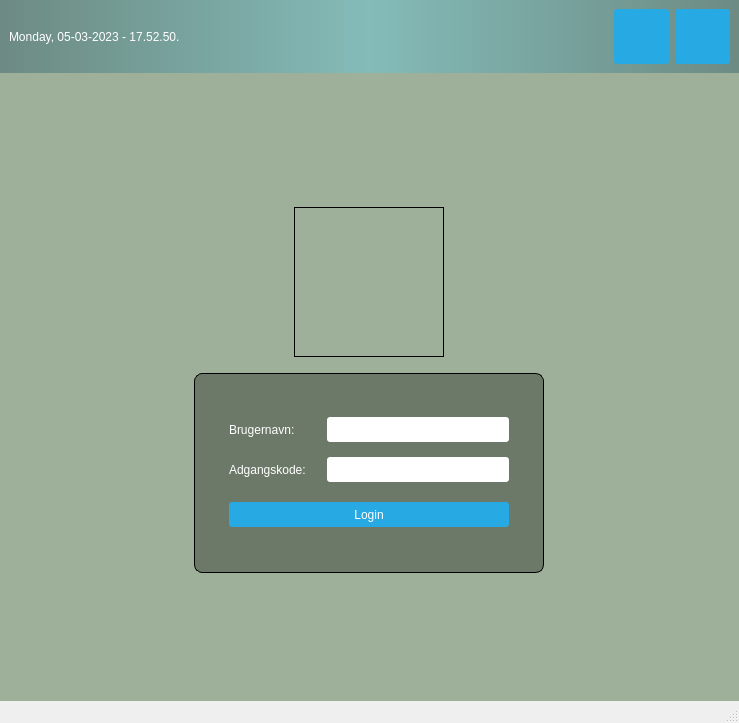
<?xml version="1.0" encoding="UTF-8"?>
<ui version="4.0">
 <class>MainWindow</class>
 <widget class="QMainWindow" name="MainWindow">
  <property name="geometry">
   <rect>
    <x>0</x>
    <y>0</y>
    <width>739</width>
    <height>723</height>
   </rect>
  </property>
  <property name="windowTitle">
   <string>MainWindow</string>
  </property>
  <property name="styleSheet">
   <string notr="true">#centralWidget { background: rgba(32, 80, 20, 100); }

#topPanel { background-color: qlineargradient(spread:reflect, x1:0.5, y1:0, x2:0, y2:0, stop:0 rgba(91, 204, 233, 100), stop:1 rgba(32, 80, 96, 100)); }

#loginForm
{
  background: rgba(0, 0, 0, 80);
  border-radius: 8px;
}
QLabel { color: white; }
QLineEdit { border-radius: 3px; }

QPushButton
{
  color: white;
  background-color: #27a9e3;
  border-width: 0px;
  border-radius: 3px;
}

QPushButton:hover { background-color: #66c011; }

</string>
  </property>
  <widget class="QWidget" name="centralWidget">
   <property name="styleSheet">
    <string notr="true"/>
   </property>
   <layout class="QVBoxLayout" name="verticalLayout">
    <property name="leftMargin">
     <number>0</number>
    </property>
    <property name="topMargin">
     <number>0</number>
    </property>
    <property name="rightMargin">
     <number>0</number>
    </property>
    <property name="bottomMargin">
     <number>0</number>
    </property>
    <item>
     <widget class="QWidget" name="topPanel" native="true">
      <layout class="QHBoxLayout" name="horizontalLayout">
       <item>
        <widget class="QLabel" name="currentDateTime">
         <property name="text">
          <string>Monday, 05-03-2023 - 17.52.50.</string>
         </property>
        </widget>
       </item>
       <item>
        <spacer name="horizontalSpacer">
         <property name="orientation">
          <enum>Qt::Horizontal</enum>
         </property>
         <property name="sizeHint" stdset="0">
          <size>
           <width>40</width>
           <height>20</height>
          </size>
         </property>
        </spacer>
       </item>
       <item>
        <widget class="QPushButton" name="shutdownButton">
         <property name="minimumSize">
          <size>
           <width>55</width>
           <height>55</height>
          </size>
         </property>
         <property name="text">
          <string notr="true"/>
         </property>
         <property name="icon">
          <iconset>
           <normaloff>arrow-refresh-reload-icon-29.png</normaloff>arrow-refresh-reload-icon-29.png</iconset>
         </property>
         <property name="iconSize">
          <size>
           <width>30</width>
           <height>30</height>
          </size>
         </property>
        </widget>
       </item>
       <item>
        <widget class="QPushButton" name="restartButton">
         <property name="minimumSize">
          <size>
           <width>55</width>
           <height>55</height>
          </size>
         </property>
         <property name="text">
          <string/>
         </property>
         <property name="icon">
          <iconset>
           <normaloff>av31b71d17623543e4ccf.png</normaloff>av31b71d17623543e4ccf.png</iconset>
         </property>
         <property name="iconSize">
          <size>
           <width>50</width>
           <height>50</height>
          </size>
         </property>
        </widget>
       </item>
      </layout>
     </widget>
    </item>
    <item>
     <spacer name="verticalSpacer_3">
      <property name="orientation">
       <enum>Qt::Vertical</enum>
      </property>
      <property name="sizeHint" stdset="0">
       <size>
        <width>20</width>
        <height>40</height>
       </size>
      </property>
     </spacer>
    </item>
    <item>
     <layout class="QHBoxLayout" name="horizontalLayout_3">
      <property name="topMargin">
       <number>0</number>
      </property>
      <item>
       <widget class="QLabel" name="logo">
        <property name="sizePolicy">
         <sizepolicy hsizetype="Fixed" vsizetype="Fixed">
          <horstretch>0</horstretch>
          <verstretch>0</verstretch>
         </sizepolicy>
        </property>
        <property name="minimumSize">
         <size>
          <width>150</width>
          <height>150</height>
         </size>
        </property>
        <property name="styleSheet">
         <string notr="true">border: 1px solid;</string>
        </property>
        <property name="text">
         <string/>
        </property>
        <property name="textFormat">
         <enum>Qt::AutoText</enum>
        </property>
        <property name="scaledContents">
         <bool>true</bool>
        </property>
        <property name="wordWrap">
         <bool>false</bool>
        </property>
        <property name="margin">
         <number>0</number>
        </property>
        <property name="openExternalLinks">
         <bool>false</bool>
        </property>
       </widget>
      </item>
     </layout>
    </item>
    <item>
     <spacer name="verticalSpacer_4">
      <property name="orientation">
       <enum>Qt::Vertical</enum>
      </property>
      <property name="sizeType">
       <enum>QSizePolicy::Fixed</enum>
      </property>
      <property name="sizeHint" stdset="0">
       <size>
        <width>20</width>
        <height>10</height>
       </size>
      </property>
     </spacer>
    </item>
    <item>
     <layout class="QHBoxLayout" name="horizontalLayout_4">
      <property name="topMargin">
       <number>0</number>
      </property>
      <item>
       <widget class="QWidget" name="loginForm" native="true">
        <property name="sizePolicy">
         <sizepolicy hsizetype="Fixed" vsizetype="Fixed">
          <horstretch>0</horstretch>
          <verstretch>0</verstretch>
         </sizepolicy>
        </property>
        <property name="minimumSize">
         <size>
          <width>350</width>
          <height>200</height>
         </size>
        </property>
        <property name="styleSheet">
         <string notr="true">#loginForm { border: 1px solid; }
</string>
        </property>
        <layout class="QVBoxLayout" name="verticalLayout_2">
         <property name="leftMargin">
          <number>35</number>
         </property>
         <property name="topMargin">
          <number>35</number>
         </property>
         <property name="rightMargin">
          <number>35</number>
         </property>
         <property name="bottomMargin">
          <number>35</number>
         </property>
         <item>
          <layout class="QHBoxLayout" name="horizontalLayout_5">
           <item>
            <widget class="QLabel" name="label">
             <property name="text">
              <string>Brugernavn:</string>
             </property>
            </widget>
           </item>
           <item>
            <widget class="QLineEdit" name="lineEdit">
             <property name="sizePolicy">
              <sizepolicy hsizetype="Fixed" vsizetype="Fixed">
               <horstretch>0</horstretch>
               <verstretch>0</verstretch>
              </sizepolicy>
             </property>
             <property name="minimumSize">
              <size>
               <width>182</width>
               <height>25</height>
              </size>
             </property>
             <property name="text">
              <string/>
             </property>
            </widget>
           </item>
          </layout>
         </item>
         <item>
          <layout class="QHBoxLayout" name="horizontalLayout_6">
           <item>
            <widget class="QLabel" name="label_2">
             <property name="text">
              <string>Adgangskode:</string>
             </property>
            </widget>
           </item>
           <item>
            <widget class="QLineEdit" name="lineEdit_2">
             <property name="sizePolicy">
              <sizepolicy hsizetype="Fixed" vsizetype="Fixed">
               <horstretch>0</horstretch>
               <verstretch>0</verstretch>
              </sizepolicy>
             </property>
             <property name="minimumSize">
              <size>
               <width>182</width>
               <height>25</height>
              </size>
             </property>
             <property name="text">
              <string/>
             </property>
            </widget>
           </item>
          </layout>
         </item>
         <item>
          <spacer name="verticalSpacer_2">
           <property name="orientation">
            <enum>Qt::Vertical</enum>
           </property>
           <property name="sizeType">
            <enum>QSizePolicy::Fixed</enum>
           </property>
           <property name="sizeHint" stdset="0">
            <size>
             <width>20</width>
             <height>5</height>
            </size>
           </property>
          </spacer>
         </item>
         <item>
          <widget class="QPushButton" name="loginButton">
           <property name="minimumSize">
            <size>
             <width>0</width>
             <height>25</height>
            </size>
           </property>
           <property name="text">
            <string>Login</string>
           </property>
          </widget>
         </item>
        </layout>
       </widget>
      </item>
     </layout>
    </item>
    <item>
     <spacer name="verticalSpacer">
      <property name="orientation">
       <enum>Qt::Vertical</enum>
      </property>
      <property name="sizeHint" stdset="0">
       <size>
        <width>20</width>
        <height>40</height>
       </size>
      </property>
     </spacer>
    </item>
   </layout>
  </widget>
  <widget class="QMenuBar" name="menubar">
   <property name="geometry">
    <rect>
     <x>0</x>
     <y>0</y>
     <width>739</width>
     <height>24</height>
    </rect>
   </property>
  </widget>
  <widget class="QStatusBar" name="statusbar"/>
 </widget>
 <resources/>
 <connections/>
</ui>
